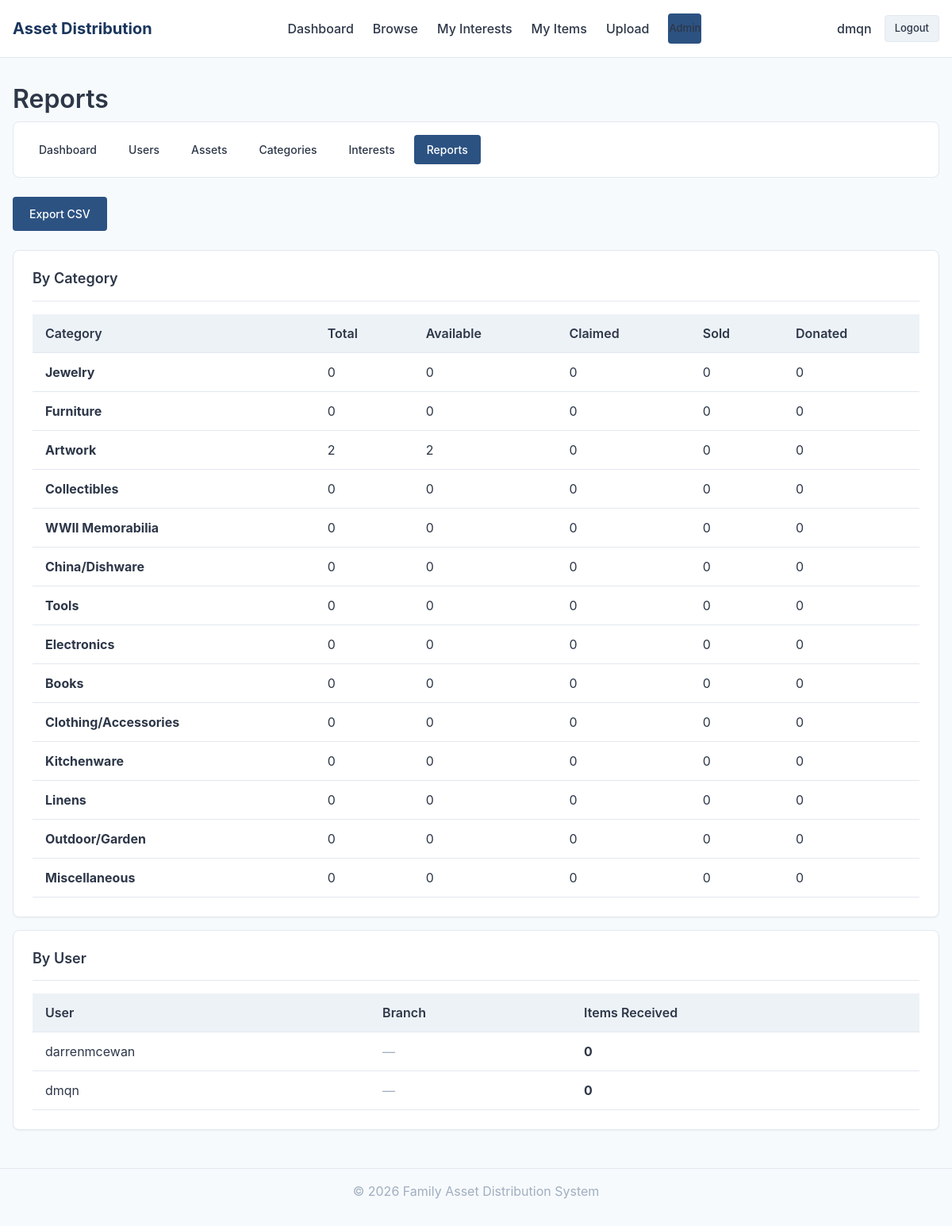
The app's page /admin-panel/reports/ (signed in) with its own data.
### core/models.py (models this page shows, shortened)
class Category(models.Model):
    name = models.CharField(max_length=100, unique=True)
    display_order = models.IntegerField(default=0)
    created_at = models.DateTimeField(auto_now_add=True)
    class Meta:
        ordering = ['display_order', 'name']
        verbose_name_plural = 'Categories'

### core/views.py (the view)
# urls.py: path('admin-panel/reports/', views.admin_reports_view, name='admin_reports'),
@admin_required
def admin_reports_view(request):
    categories = Category.objects.annotate(
        total=Count('assets'),
        available=Count('assets', filter=Q(assets__status='available')),
        claimed=Count('assets', filter=Q(assets__status='claimed')),
        sold=Count('assets', filter=Q(assets__status='sold')),
        donated=Count('assets', filter=Q(assets__status='donated')),
    )
    users = (
        User.objects
        .select_related('profile', 'profile__branch')
        .annotate(items_received=Count('assigned_assets'))
        .order_by('profile__branch__display_order', 'username')
    )
    return render(request, 'admin/reports.html', {
        'categories': categories,
        'users': users,
    })

### core/context_processors.py (called while the page is built)
def user_branch(request):
    branch = None
    if getattr(request, 'user', None) and request.user.is_authenticated:
        profile = getattr(request.user, 'profile', None)
        if profile:
            branch = profile.branch
    return {"user_branch": branch}

### core/views.py (called while the page is built)
def admin_required(view_func):
    return user_passes_test(lambda u: u.is_authenticated and u.is_staff, login_url='login')(view_func)

### templates/admin/reports.html (shortened to what this page needs)
{% extends 'base.html' %}
{% block content %}
<h1>Reports</h1>
<nav class="admin-nav">
    <a href="{% url 'admin_panel' %}">Dashboard</a>
    <a href="{% url 'admin_users' %}">Users</a>
    <a href="{% url 'admin_assets' %}">Assets</a>
    <a href="{% url 'admin_categories' %}">Categories</a>
    <a href="{% url 'admin_interests' %}">Interests</a>
    <a href="{% url 'admin_reports' %}" class="active">Reports</a>
</nav>
<div class="flex gap-2 mb-3"><a href="{% url 'admin_export_csv' %}" class="btn btn-primary">Export CSV</a></div>
<div class="card">
    <div class="card-header"><h3 class="card-title">By Category</h3></div>
    <table class="table">
        <thead><tr><th>Category</th><th>Total</th><th>Available</th><th>Claimed</th><th>Sold</th><th>Donated</th></tr></thead>
        <tbody>
            {% for cat in categories %}
            <tr><td><strong>{{ cat.name }}</strong></td><td>{{ cat.total }}</td><td>{{ cat.available }}</td><td>{{ cat.claimed }}</td><td>{{ cat.sold }}</td><td>{{ cat.donated }}</td></tr>
            {% endfor %}
        </tbody>
    </table>
</div>
<div class="card">
    <div class="card-header"><h3 class="card-title">By User</h3></div>
    <table class="table">
        <thead><tr><th>User</th><th>Branch</th><th>Items Received</th></tr></thead>
        <tbody>
            {% for u in users %}
            <tr><td>{{ u.username }}</td><td>{% if u.profile %}{{ u.profile.branch.name }}{% else %}<span class="text-muted">—</span>{% endif %}</td><td><strong>{{ u.items_received }}</strong></td></tr>
            {% endfor %}
        </tbody>
    </table>
</div>
{% endblock %}

### templates/base.html (shortened to what this page needs)
{% load static %}
<!DOCTYPE html>
<html lang="en">
<head>
    <link rel="stylesheet" href="{% static 'css/style.css' %}">
</head>
<body>
    <div class="page-wrapper">
        {% if user.is_authenticated %}
        <header class="header">
            <div class="container">
                <div class="header-inner">
                    <a href="{% url 'dashboard' %}" class="logo">Asset Distribution</a>
                    <nav class="nav">
                        <a href="{% url 'dashboard' %}" {% if request.resolver_match.url_name == 'dashboard' %}class="active"{% endif %}>Dashboard</a>
                        <a href="{% url 'browse_assets' %}" {% if request.resolver_match.url_name == 'browse_assets' %}class="active"{% endif %}>Browse</a>
                        <a href="{% url 'my_interests' %}" {% if request.resolver_match.url_name == 'my_interests' %}class="active"{% endif %}>My Interests</a>
                        <a href="{% url 'my_items' %}" {% if request.resolver_match.url_name == 'my_items' %}class="active"{% endif %}>My Items</a>
                        <a href="{% url 'upload_asset' %}" {% if request.resolver_match.url_name == 'upload_asset' %}class="active"{% endif %}>Upload</a>
                        {% if user.is_staff %}<a href="{% url 'admin_panel' %}" class="btn btn-sm btn-primary">Admin</a>{% endif %}
                    </nav>
                    <div class="user-info">
                        <span><strong class="user-name">{{ user.username }}</strong>{% if user_branch %} <span class="text-muted">({{ user_branch.name }})</span>{% endif %}</span>
                        <a href="{% url 'logout' %}" class="btn btn-sm btn-secondary">Logout</a>
                    </div>
                </div>
            </div>
        </header>
        {% endif %}
        <main class="main-content">
            <div class="container">
                {% block content %}{% endblock %}
            </div>
        </main>
        <footer style="padding: 1rem 0; text-align: center; color: var(--color-text-muted); border-top: 1px solid var(--color-border);">
            <div class="container"><p>&copy; 2026 Family Asset Distribution System</p></div>
        </footer>
    </div>
</body>
</html>

### static/css/style.css (style rules this page uses)
:root { --color-primary: #2c5282; --color-primary-dark: #1a365d; --color-primary-light: #4299e1; --color-secondary: #718096; --color-success: #38a169; --color-warning: #d69e2e; --color-danger: #e53e3e; --color-info: #3182ce; --color-bg: #f7fafc; --color-bg-white: #ffffff; --color-bg-light: #edf2f7; --color-bg-dark: #e2e8f0; --color-text: #2d3748; --color-text-light: #718096; --color-text-muted: #a0aec0; --color-border: #e2e8f0; --color-border-dark: #cbd5e0; --shadow-sm: 0 1px 2px 0 rgba(0, 0, 0, 0.05); --shadow-md: 0 4px 6px -1px rgba(0, 0, 0, 0.1); --shadow-lg: 0 10px 15px -3px rgba(0, 0, 0, 0.1); --radius-sm: 4px; --radius-md: 8px; --radius-lg: 12px; --font-family: -apple-system, BlinkMacSystemFont, 'Segoe UI', Roboto, 'Helvetica Neue', Arial, sans-serif; }
*, *::before, *::after { box-sizing: border-box; margin: 0; padding: 0; }
html { font-size: 16px; line-height: 1.5; }
body { font-family: var(--font-family); background-color: var(--color-bg); color: var(--color-text); min-height: 100vh; }
a { color: var(--color-primary); text-decoration: none; }
h1, h2, h3, h4, h5, h6 { font-weight: 600; line-height: 1.25; margin-bottom: 0.5rem; }
h1 { font-size: 2rem; }
h3 { font-size: 1.25rem; }
p { margin-bottom: 1rem; }
.text-muted { color: var(--color-text-muted); }
.container { max-width: 1200px; margin: 0 auto; padding: 0 1rem; }
.page-wrapper { min-height: 100vh; display: flex; flex-direction: column; }
.main-content { flex: 1; padding: 2rem 0; }
.header { background-color: var(--color-bg-white); border-bottom: 1px solid var(--color-border); padding: 1rem 0; position: sticky; top: 0; z-index: 100; }
.header-inner { display: flex; justify-content: space-between; align-items: center; }
.logo { font-size: 1.25rem; font-weight: 700; color: var(--color-primary-dark); }
.nav { display: flex; gap: 1.5rem; align-items: center; }
.nav a { color: var(--color-text); font-weight: 500; padding: 0.5rem 0; }
.user-info { display: flex; align-items: center; gap: 1rem; color: var(--color-text-light); }
.user-name { font-weight: 500; color: var(--color-text); }
.card { background-color: var(--color-bg-white); border: 1px solid var(--color-border); border-radius: var(--radius-md); padding: 1.5rem; margin-bottom: 1rem; box-shadow: var(--shadow-sm); }
.card-header { display: flex; justify-content: space-between; align-items: center; margin-bottom: 1rem; padding-bottom: 1rem; border-bottom: 1px solid var(--color-border); }
.card-title { font-size: 1.125rem; font-weight: 600; margin: 0; }
.btn { display: inline-flex; align-items: center; justify-content: center; padding: 0.625rem 1.25rem; font-size: 0.875rem; font-weight: 500; border-radius: var(--radius-sm); border: 1px solid transparent; cursor: pointer; transition: all 0.15s ease; text-decoration: none; gap: 0.5rem; }
.btn-primary { background-color: var(--color-primary); color: white; }
.btn-secondary { background-color: var(--color-bg-light); color: var(--color-text); border-color: var(--color-border); }
.btn-sm { padding: 0.375rem 0.75rem; font-size: 0.8125rem; }
.table { width: 100%; border-collapse: collapse; background-color: var(--color-bg-white); }
.table th, .table td { padding: 0.75rem 1rem; text-align: left; border-bottom: 1px solid var(--color-border); }
.table th { font-weight: 600; background-color: var(--color-bg-light); color: var(--color-text); }
.admin-nav { display: flex; flex-wrap: wrap; gap: 0.5rem; margin-bottom: 1.5rem; padding: 1rem; background-color: var(--color-bg-white); border: 1px solid var(--color-border); border-radius: var(--radius-md); }
.admin-nav a { padding: 0.5rem 1rem; border-radius: var(--radius-sm); color: var(--color-text); font-weight: 500; font-size: 0.875rem; }
.admin-nav a.active { background-color: var(--color-primary); color: white; }
.mb-3 { margin-bottom: 1.5rem; }
.flex { display: flex; }
.gap-2 { gap: 1rem; }

### records on screen
Category: name "Jewelry", total "0", available "0", claimed "0", sold "0", donated "0"
Category: name "Furniture", total "0", available "0", claimed "0", sold "0", donated "0"
Category: name "Artwork", total "2", available "2", claimed "0", sold "0", donated "0"
Category: name "Collectibles", total "0", available "0", claimed "0", sold "0", donated "0"
Category: name "WWII Memorabilia", total "0", available "0", claimed "0", sold "0", donated "0"
Category: name "China/Dishware", total "0", available "0", claimed "0", sold "0", donated "0"
Category: name "Tools", total "0", available "0", claimed "0", sold "0", donated "0"
Category: name "Electronics", total "0", available "0", claimed "0", sold "0", donated "0"
Category: name "Books", total "0", available "0", claimed "0", sold "0", donated "0"
Category: name "Clothing/Accessories", total "0", available "0", claimed "0", sold "0", donated "0"
Category: name "Kitchenware", total "0", available "0", claimed "0", sold "0", donated "0"
Category: name "Linens", total "0", available "0", claimed "0", sold "0", donated "0"
Category: name "Outdoor/Garden", total "0", available "0", claimed "0", sold "0", donated "0"
Category: name "Miscellaneous", total "0", available "0", claimed "0", sold "0", donated "0"

### other values on screen
{{ user.username }} "dmqn"
{{ u.username }} "darrenmcewan"
{{ u.items_received }} "0"
{{ u.username }} "dmqn"
